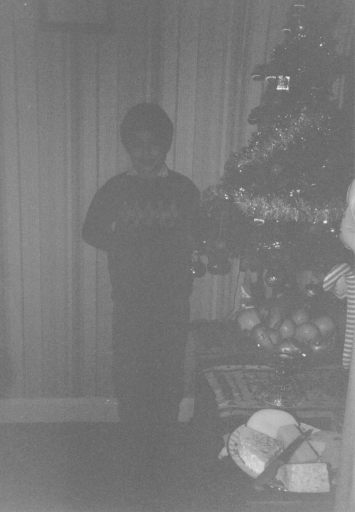
#> input picture ELE510-Image Processing and computer vision/Assignments/Assignment 3/images/christmas.png, 355 x 512 px
$ jupyter execute --allow-errors LABexc3-ELE510-2021-checkpoint.ipynb
#> lines starting #> are read from the running program, lines starting #| are printed output that depends on the picture
# ELE510 Image Processing with robot vision: LAB, Exercise 3, Histogram and point transformations

**Purpose:** *To learn about the image histogram, histogram equalization and image noise.*

The theory for this exercise can be found in chapter 3 of the text book [1]. Supplementary information can found in chapter 1, 2 and 3 in the compendium [2]. See also the following documentations for help:
- [OpenCV](https://opencv.org/opencv-python-free-course/)
- [numpy](https://numpy.org/doc/stable/)
- [matplotlib](https://matplotlib.org/stable/contents.html)

**IMPORTANT:** Read the text carefully before starting the work. In
many cases it is necessary to do some preparations before you start the work
on the computer. Read necessary theory and answer the theoretical part
frst. The theoretical and experimental part should be solved individually.
The notebook must be approved by the lecturer or his assistant.

**Approval:**
<div class="alert alert-block alert-success">
The current notebook should be submitted on CANVAS as a single pdf file.
</div>

<div class="alert alert-block alert-info">
    To export the notebook in a pdf format, goes to File -> Download as -> PDF via LaTeX (.pdf).
</div>

**Note regarding the notebook**: The theoretical questions can be answered directly on the notebook using a *Markdown* cell and LaTex commands (if relevant). In alternative, you can attach a scan (or an image) of the answer directly in the cell.

Possible ways to insert an image in the markdown cell:

``

``

**Under you will find parts of the solution that is already programmed.**

<div class="alert alert-block alert-info">
    <p>You have to fill out code everywhere it is indicated with `...`</p>
    <p>The code section under `######## a)` is answering subproblem a) etc.</p>
</div>

## Problem 1

The histogram for an image of a **black** and **white** football and **grey** background is
$[0,520,920,490,30,40,5910,24040,6050,80,20,80,440,960,420,0]$, where 16 gray levels are used.

The diameter of the football is $d = 230\text{mm}$.

Use these information to find the pixel size, $\Delta x = \Delta y$.

**Describe the steps to arrive to the solution.**

<details style="margin-top:20px">
    <summary>
        <font size="2" color="green"><b>Click here for an optional hint</b></font>
    </summary>
    1. The area of the ball is given by: $A = \pi \cdot (d/2)^2$ == (number_of_pixels $\cdot$ area_single_pixel)
</details>

1. Plot the histogram to get a visual interpretation of the grayscale image

[cell 1]
import numpy as np
import matplotlib.pyplot as plt
import matplotlib.patches as patches
ball_histogram = np.array( [0,520,920,490,30,40,5910,24040,6050,80,20,80,440,960,420,0] )
gray_lvls = ball_histogram.shape[0]
pixels = [str(i+1) for i in range(gray_lvls)]

fig, ax = plt.subplots()
ax.bar(pixels, ball_histogram)
white_rect = patches.Rectangle((0, 0), 3.5, 25000, linewidth=2, edgecolor='black', facecolor='none')
gray_rect = patches.Rectangle((3.5, 0), 8, 25000, linewidth=2, edgecolor='gray', facecolor='none')
black_rect = patches.Rectangle((11.5, 0), 4, 25000, linewidth=2, edgecolor='black', facecolor='none')
ax.add_patch(white_rect)
ax.annotate('white region', (1.6,24000), color='black', weight='bold', fontsize=8, ha='center', va='center')
ax.annotate('gray region', (7,24000), color='black', weight='bold', fontsize=8, ha='center', va='center')
ax.annotate('black region', (13.6,24000), color='black', weight='bold', fontsize=8, ha='center', va='center')
ax.add_patch(gray_rect)
ax.add_patch(black_rect)
plt.title('Football ball histogram 16-Grayscale Values')
plt.xlabel('Gray Level')
plt.ylabel('Number of pixels')
plt.show()
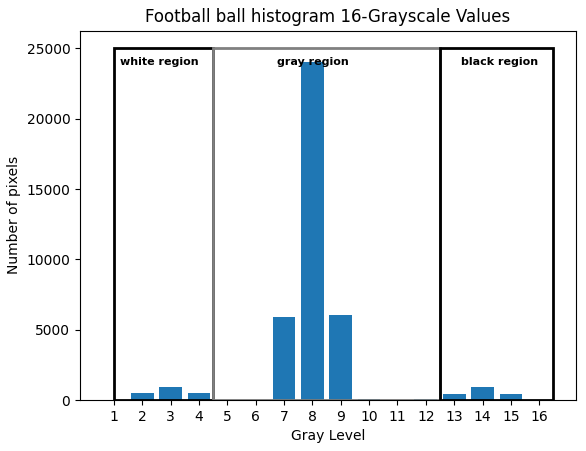
#> figure drawn by matplotlib, 1 panel; tallest bar 24040 high, from x = 6.6 to 7.4

2. Interpreting the histogram it is possible to observe a big increase of values or number of pixels in the central area.
Since the problem statement clearly establishes that the ball is **black and white** and the background is **gray**, it is plausible to estimate that:
* According to the grayscale [1-16]
    * Values in the top left correspond to white pixels  [1-4]
    * Values in the middle correspond to the gray pixels [5-12]
    * Values in the top right correspond to black pixels [13-16]
3. Le'ts divide the histogram in three sections according to those rules, then consider the first and third sections as the ones representing the ball.

[cell 2]
white_pixels =  ball_histogram[0:4]
gray_pixels =  ball_histogram[4:12]
black_pixels =  ball_histogram[12:15]
total_ball_pixels = white_pixels.sum() + black_pixels.sum()
print(f'Total pixels in ball {total_ball_pixels}')

* Finally given the equation of the area of a ball
$A = \pi \cdot (d/2)^2 == (number \_ of \_ pixels \cdot area \_ single \_ pixel)$
* The area of a single pixel can be calculated as
$area \_ single \_ pixel = \frac{A}{number \_ of \_ pixels}$
*
$size \_ single \_ pixel= \sqrt{area \_ single \_ pixel}$

* Calculating the values according to these equations:

[cell 3]
ball_diameter = 230

def get_pixel_area(diameter, total_pixels):
#> further down, img is the input picture: shape (512, 355, 3); min 98, max 240, mean 120.6
    circle_area = np.pi * (diameter/2)**2
    pixel_area = circle_area / total_pixels
    return pixel_area
pixel_area = np.round( get_pixel_area(ball_diameter, total_ball_pixels), 2)
pixel_size =  np.round( np.sqrt(pixel_area), 2)

print(f'Pixel area {pixel_area}')
print(f'Pixel size {pixel_size}')

<div class="alert alert-block alert-info">
    <p>The solution of problem 1 should be:</p>

    Δx = Δy = 3.33mm or, if you have taken different level of gray into consideration, Δx = Δy = 3.22mm
</div>

## Problem 2

For images, such as `./images/christmas.png`,

some processing is normally desired to improve the contrast. The simplest approach for doing this is called histogram stretching. For a given image, where the used pixel values range from $g_{\text{min}}$ to $g_{\text{max}}$ we can spread these so they cover the entire $[0, G-1]$ range. The formula for histogram stretching is given by:

\begin{equation*}
	g_{\text{new}} = \left\lfloor {\frac{g_{\text{old}}-g_{\text{min}}}{g_{\text{max}}-g_{\text{min}}}G + 0.5} \right\rfloor
\end{equation*}

Where $g_{\text{old}}$ is an old pixel value, and $g_{\text{new}}$ a new pixel value.

**a)** Make a small Python function, taking an image as input, perform histogram stretching using the previous equation, and giving the increased contrast image as output. Use an 8-bit grayscale range (G=256). Show and explain the result using `./images/christmas.png` as an example.

[cell 4]
# Import the packages
import cv2
import numpy as np
import matplotlib.pyplot as plt

[cell 5]
"""
Function that takes in input an image and return the same image stretched.
"""
def histogram_stretch(img):
    G = 255
    g_min = img.min()
#> g_min = 98
    g_max = img.max()
#> g_max = 240
    g_diff = (g_max - g_min)
#> g_diff = 142
    img_new =  (img - g_min) / (g_diff) * G + 0.5
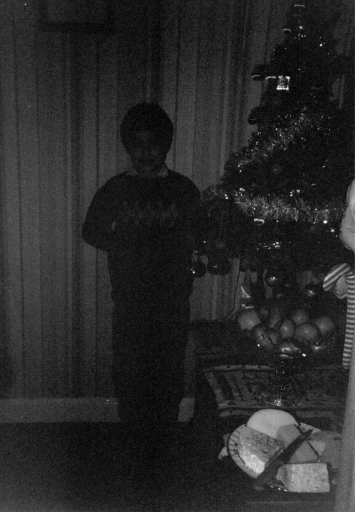
#> img_new: shape (512, 355, 3) float64; min 0.5, max 255.5, mean 41; drawn with min black and max white
    img_new = img_new.astype(np.uint8)
    return img_new

[cell 6]
# Read the image and convert it to RGB channels
img = cv2.imread("./images/christmas.png")
img = cv2.cvtColor(img, cv2.COLOR_BGR2RGB)

# Use the function to improve the contrast of the image
img_stretch = histogram_stretch(img)

plt.figure(figsize=(20,20))
plt.subplot(121)
plt.imshow(img)
plt.title('Normal image')
plt.subplot(122)
plt.imshow(img_stretch)
plt.title('Stretched image')
plt.show()
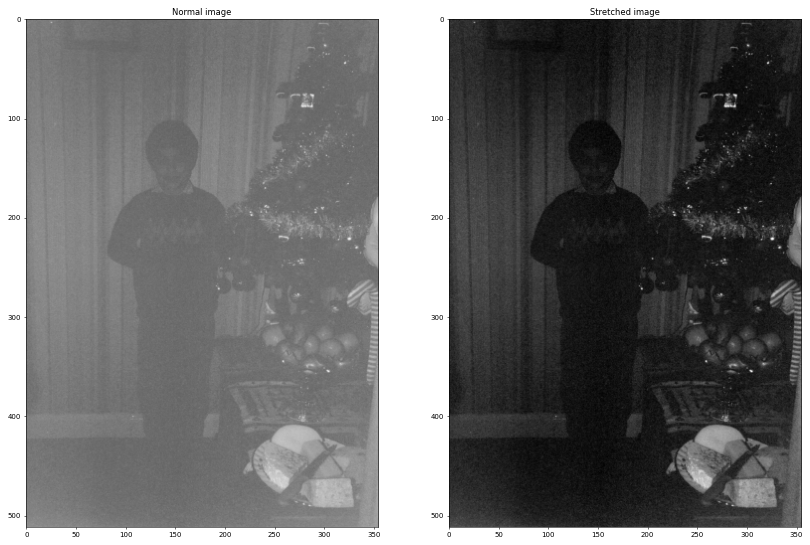
#> figure drawn by matplotlib, 2 panels

$ run again, with ELE510-Image Processing and computer vision/Assignments/Assignment 3/images/pout.jpg saved as ELE510-Image Processing and computer vision/Assignments/Assignment 3/images/christmas.png
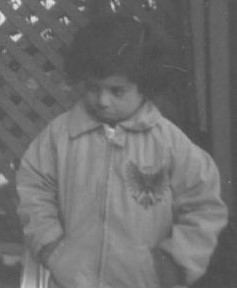
#> input picture ELE510-Image Processing and computer vision/Assignments/Assignment 3/images/pout.jpg, 237 x 288 px
#> img is the input picture: shape (288, 237, 3); min 70, max 236, mean 110.6
#> g_min = 70
#> g_max = 236
#> g_diff = 166
#> in histogram_stretch, `img_new =  (img - g_min) / (g_diff) * G + 0.5`:
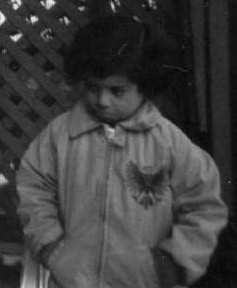
#> img_new: shape (288, 237, 3) float64; min 0.5, max 255.5, mean 62.9; drawn with min black and max white
#> `plt.show()`:
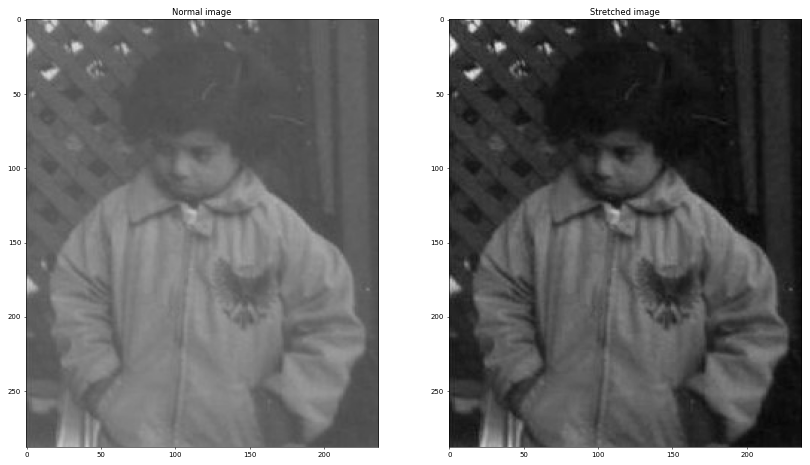
#> figure drawn by matplotlib, 2 panels
